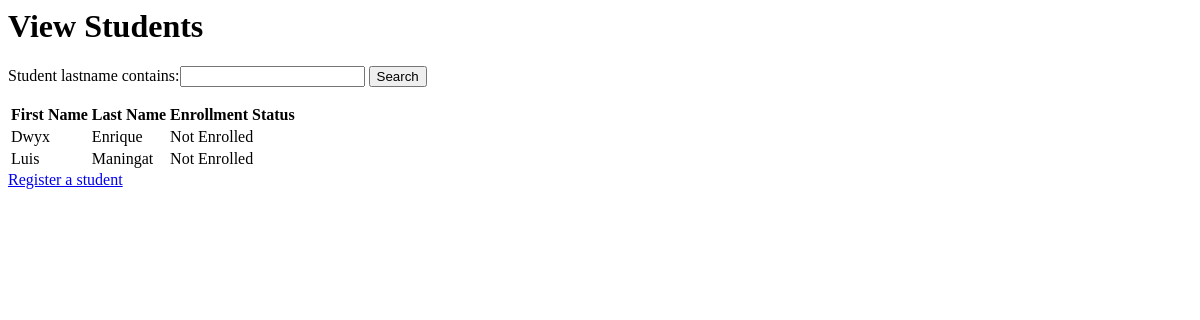
The app's page /studentList, older data.
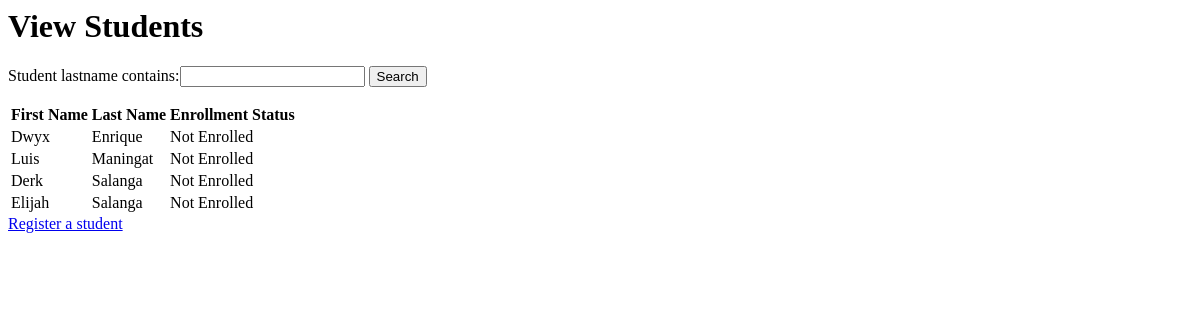
The same page, newer data.
### sis_app/models.py (models this page shows)
class Account(models.Model):
    username = models.CharField(max_length=128)
    password = models.CharField(max_length=128)#passwords should be stored hashed
    class Meta:
        abstract=True # Don't use this line if you want Contact to have its own table

class Student(Account):
    student_firstname = models.CharField(max_length=128, default=None)#
    student_lastname = models.CharField(max_length=128, default=None)#
    student_middlename = models.CharField(max_length=128, default=None)
    student_nickname = models.CharField(max_length=128, default=None)
    student_birthday = models.DateField(default=datetime.date.today())
    grade_levels = [
        ('Nursery','Nursery'),
        ('Kinder 1','Kinder 1'),
        ('Kinder 2', 'Kinder 2')
    ]
    student_grade_level = models.CharField(max_length=128, choices=grade_levels, default='Nursery')#
    status =[
    ('Not Enrolled','Not Enrolled'),
    ('Enrolled', 'Enrolled'),
    ]#
    enrollment_status = models.CharField(max_length=20, choices=status,default='Not Enrolled')#
    student_schoolyear_start=models.IntegerField(('year'), validators=[MinValueValidator(2000), max_value_current_year], default=None)#
    student_address = models.CharField(max_length=300, default=None)
    student_religion = models.CharField(max_length=128, default=None)
    student_nationality = models.CharField(max_length=128, default=None)
    student_hobbies = models.TextField(max_length=500, default=None)
    student_likes = models.TextField(max_length=500, default=None)
    student_dislikes = models.TextField(max_length=500, default=None)
    student_shm = models.TextField(max_length=500, default=None)
    student_allergies = models.TextField(max_length=500, default=None)
    student_sd = models.TextField(max_length=500, default=None)
    student_oconsiderations = models.TextField(max_length=500, default=None)
    student_guardianemail = models.EmailField(max_length = 254, default=None)
    student_f_firstname = models.CharField(max_length=128, default=None)
    student_f_lastname = models.CharField(max_length=128, default=None)
    student_f_middlename = models.CharField(max_length=128, default=None)
    student_f_telno = models.CharField(max_length=128, default=None)
    student_f_address = models.CharField(max_length=300, default=None)
    student_f_occupation = models.CharField(max_length=128, default=None)
    student_f_employer = models.CharField(max_length=128, default=None)
    student_f_oaddress = models.CharField(max_length=300, default=None)
    student_f_otelno = models.CharField(max_length=128, default=None)
    student_f_natureofbusiness = models.CharField(max_length=128, default=None)
    student_m_firstname = models.CharField(max_length=128, default=None)
    student_m_lastname = models.CharField(max_length=128, default=None)
    student_m_middlename = models.CharField(max_length=128, default=None)
    student_m_telno = models.CharField(max_length=128, default=None)
    student_m_address = models.CharField(max_length=300, default=None)
    student_m_occupation = models.CharField(max_length=128, default=None)
    student_m_employer = models.CharField(max_length=128, default=None)
    student_m_oaddress = models.CharField(max_length=300, default=None)
    student_m_otelno = models.CharField(max_length=128, default=None)
    student_m_natureofbusiness = models.CharField(max_length=128, default=None)
    student_sibling_name = models.CharField(max_length=300, default=None)
    student_sibling_gender = models.CharField(max_length=128, default=None)
    student_sibling_age = models.IntegerField(default=None)
    student_sibling_school=models.CharField(max_length=300, default=None)
    student_medexp = models.BooleanField(default = False)
    student_rules = models.BooleanField(default = False)
    student_accuracy = models.BooleanField(default = False)
    student_signedname = models.CharField(max_length=300, default=None)
    student_signdate = models.DateField(default=datetime.date.today())
    enrollment_plan_choices =[
    ('Annually','Annually'),
    ('Bi-Annually', 'Bi-Annually'),
    ('Quarterly', 'Quarterly'),
    ]
    student_enrollment_plan = models.CharField(max_length=20, choices=enrollment_plan_choices,default='Annually')

### sis_app/views.py (the view)
# urls.py: path('studentList',views.StudentList, name="student_list"),
def StudentList(request):
    students = Student.objects.all()
    myFilter = StudentFilter(request.GET, queryset=students)
    students = myFilter.qs
    context = {'studentList' : students, 'myFilter': myFilter}
    return render(request,"sis_app/Student_List.html", context)

### sis_app/templates/sis_app/Student_List.html (shortened to what this page needs)
{% load static %}
{%block content %}
<h1 class="pageHeading">View Students</h1>
<div class="form-container">
    <form method="get" style=>
        {{myFilter.form}}
        <button class="buttonDesignPositive" type="submit">Search</button>
    </form>
</div>
<div class="table-container">
    <table class = "table table-borderless">
        <thead class= "border-bottom font-weight-bold">
            <tr>
                <th>First Name</th>
                <th>Last Name</th>
                <th>Enrollment Status</th>
                <th></th>
                <th></th>
                <th></th>
            </tr>
        </thead>
        <tbody>
            {% for student in studentList %}
            <tr>
                <td data-heading="First Name">{{student.student_firstname}}</td>
                <td data-heading="Last Name">{{student.student_lastname}}</td>
                <td data-heading="Enrollment Status">{{student.enrollment_status}}</td>
            </tr>
            {% endfor %}
        </tbody>
    </table>
</div>
<a class="buttonDesignNegative" href="{% url 'sis_app:student_form' %}">Register a student</a>
{% endblock content %}

Row changes from the older to the newer data that the page shows:
added Student: student_firstname "Derk", student_lastname "Salanga", enrollment_status "Not Enrolled"
added Student: student_firstname "Elijah", student_lastname "Salanga", enrollment_status "Not Enrolled"
